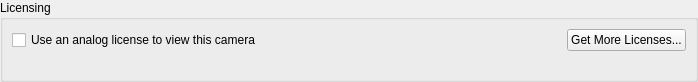
<?xml version="1.0" encoding="UTF-8"?>
<ui version="4.0">
 <class>LicensesProposeWidget</class>
 <widget class="QWidget" name="LicensesProposeWidget">
  <property name="geometry">
   <rect>
    <x>0</x>
    <y>0</y>
    <width>698</width>
    <height>82</height>
   </rect>
  </property>
  <property name="windowTitle">
   <string/>
  </property>
  <layout class="QVBoxLayout" name="verticalLayout">
   <property name="leftMargin">
    <number>0</number>
   </property>
   <property name="topMargin">
    <number>0</number>
   </property>
   <property name="rightMargin">
    <number>0</number>
   </property>
   <property name="bottomMargin">
    <number>0</number>
   </property>
   <item>
    <widget class="QGroupBox" name="analogGroupBox">
     <property name="title">
      <string>Licensing</string>
     </property>
     <layout class="QVBoxLayout" name="verticalLayout_11" stretch="0,1">
      <item>
       <layout class="QHBoxLayout" name="horizontalLayout_7">
        <item>
         <widget class="QCheckBox" name="analogViewCheckBox">
          <property name="text">
           <string>Use an analog license to view this camera</string>
          </property>
         </widget>
        </item>
        <item>
         <spacer name="horizontalSpacer_4">
          <property name="orientation">
           <enum>Qt::Horizontal</enum>
          </property>
          <property name="sizeHint" stdset="0">
           <size>
            <width>40</width>
            <height>20</height>
           </size>
          </property>
         </spacer>
        </item>
        <item>
         <widget class="QPushButton" name="moreLicensesButton">
          <property name="text">
           <string>Get More Licenses...</string>
          </property>
         </widget>
        </item>
       </layout>
      </item>
      <item>
       <widget class="QnLicensesUsageWidget" name="licensesUsageWidget" native="true"/>
      </item>
     </layout>
    </widget>
   </item>
  </layout>
 </widget>
 <customwidgets>
  <customwidget>
   <class>QnLicensesUsageWidget</class>
   <extends>QWidget</extends>
   <header location="global">ui/widgets/licensing/licenses_usage_widget.h</header>
   <container>1</container>
  </customwidget>
 </customwidgets>
 <resources/>
 <connections/>
</ui>
